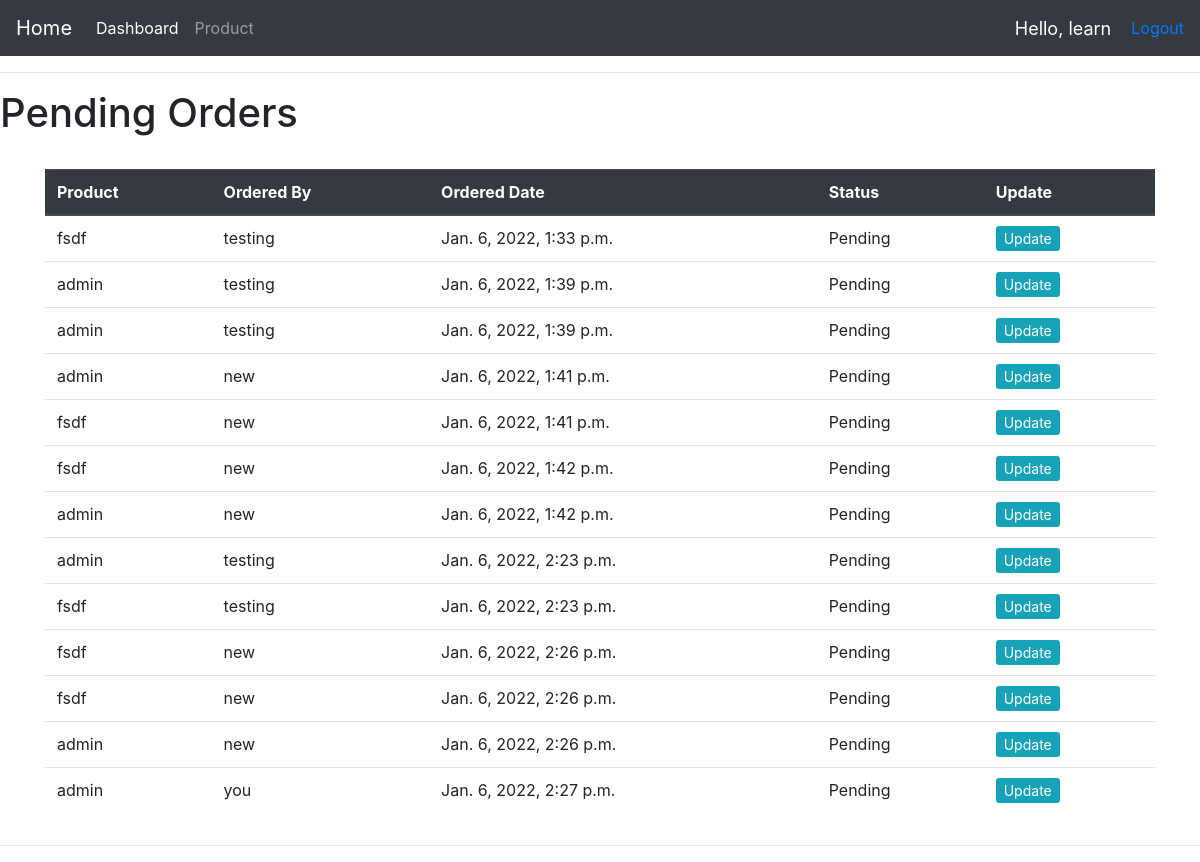
Page /all_orders/ (signed in) on the earlier database version.
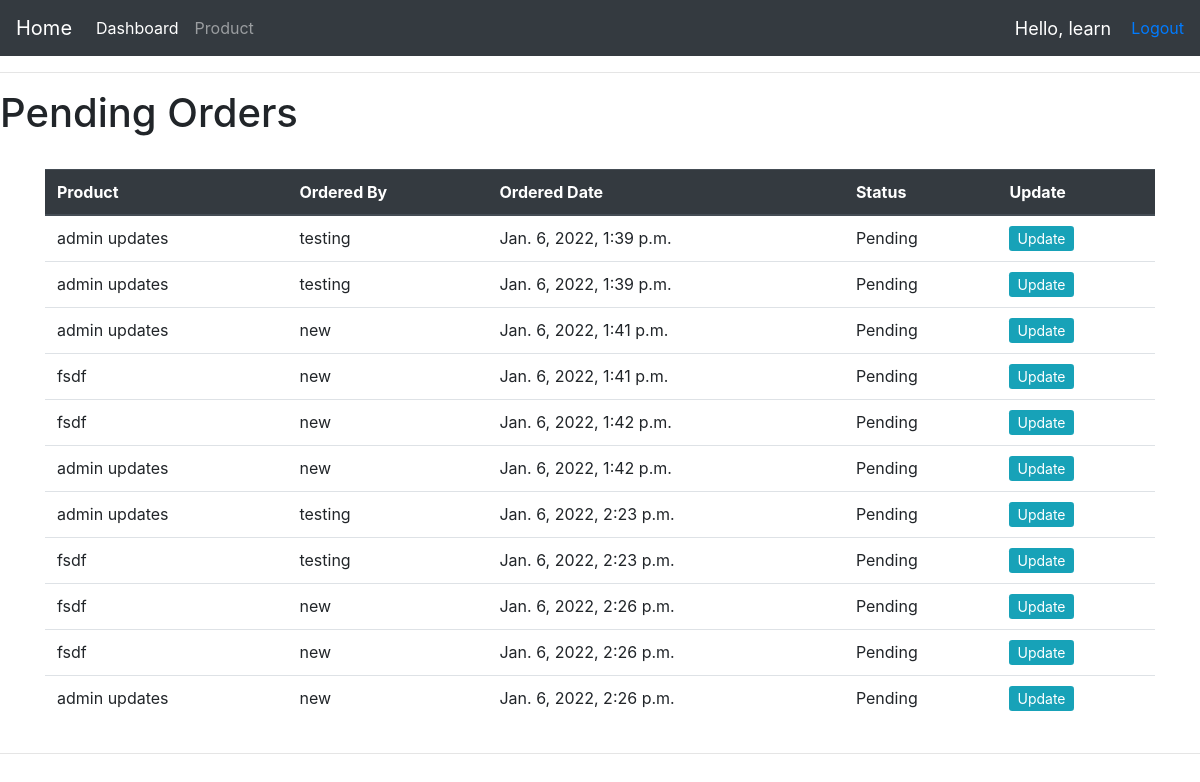
Same page on the later database version.
### account/models.py (models this page shows, shortened)
class Order(models.Model):
    STATUS = (
        ('Pending' , 'Pending'),
        ('Out of delivery', 'Out of delivery'),
        ('Delivered' , 'Deliverd')
    )
    customer = models.ForeignKey(Customer , null=True  , on_delete=models.SET_NULL)
    product = models.ForeignKey(Product , null=True , on_delete= models.SET_NULL)
    date_created = models.DateTimeField(auto_now_add=True , null=True)
    status = models.CharField(max_length=200 , null = True , choices=STATUS)

class Product(models.Model):
    CATAGORY = (
        ('Indoor' , 'Indoor'),
        ('Outdoor' , 'Outdoor')
    )
    name = models.CharField(max_length=200, null=True)
    tag = models.ManyToManyField(Tag)
    img = models.ImageField(default = "profile.png" ,  null = True , blank = True, upload_to="products")
    price = models.FloatField(null=True)
    catagory = models.CharField(max_length=200, null=True , choices=CATAGORY)
    date_created = models.DateTimeField(auto_now_add=True , null=True)
    def __str__(self):
        return self.name

class Customer(models.Model):
    user = models.OneToOneField(User, null=True , on_delete=models.CASCADE)
    name = models.CharField(max_length=200, null=True)
    phone = models.CharField(max_length=200 , null=True)
    email = models.CharField(max_length=200 , null= True)
    profile_pic = models.ImageField(default = "profile.png" ,  null = True , blank = True)
    date_created = models.DateTimeField(auto_now_add=True , null=True)

### account/decorators.py (the view)
        def wrapper_func(request , *args , **kwargs):
            group = None
            if request.user.groups.exists():
                group = request.user.groups.all()[0].name
                if group in allowed_roles:
                    print(view_func)
                    return view_func(request , *args , **kwargs)
                else:
                    return HttpResponse('You are not authorized to view this page.')

### account/views.py (called while the page is built)
@login_required(login_url='login')
@allowed_user(allowed_roles = ['admin'])
def all_orders(request):
    try:
        orders = Order.objects.filter(status = 'Pending')
        return render(request , 'accounts/ordered_products.html' , {'orders' : orders})
    except:
        return HttpResponse('ERROR OCCURED')

### account/templates/accounts/ordered_products.html
{% extends 'accounts/main.html' %}
{% block content%}
<h1>Pending Orders</h1>
<div class="container">
  <br>
  <div class="container">
<div class="row">
      <table class="table">
        <thead class="thead-dark">
          <tr>
            <th scope="col">Product</th>
            <th scope="col">Ordered By</th>
            <th scope="col">Ordered Date</th>
            <th scope="col">Status</th>
            <th scope="col">Update</th>
          </tr>
        </thead>
        <tbody>
        {% for ord in orders %}
        <tr>
          <td>{{ord.product}}</td>
          <td>{{ord.customer.name}}</td>
          <td>{{ord.date_created}}</td>
          <td>{{ord.status}}</td>
          <td><a class="btn-sm btn-info" href="{% url 'update_order' ord.id %}">Update</a></td>
        </tr>
      {% endfor %}
        </tbody>
      </table>
    </div>
  </div>
</div>
{% endblock %}

Differences in the rows shown:
removed Order: product "fsdf", customer.name "testing", date_created "Jan. 6, 2022, 1:33 p.m.", status "Pending"
removed Order: product "admin", customer.name "you", date_created "Jan. 6, 2022, 2:27 p.m.", status "Pending"
changed through a linked row, Order (number 1 of 11 on the later page): product "admin" → "admin updates"
changed through a linked row, Order (number 2 of 11 on the later page): product "admin" → "admin updates"
changed through a linked row, Order (number 3 of 11 on the later page): product "admin" → "admin updates"
changed through a linked row, Order (number 6 of 11 on the later page): product "admin" → "admin updates"
changed through a linked row, Order (number 7 of 11 on the later page): product "admin" → "admin updates"
changed through a linked row, Order (number 11 of 11 on the later page): product "admin" → "admin updates"
